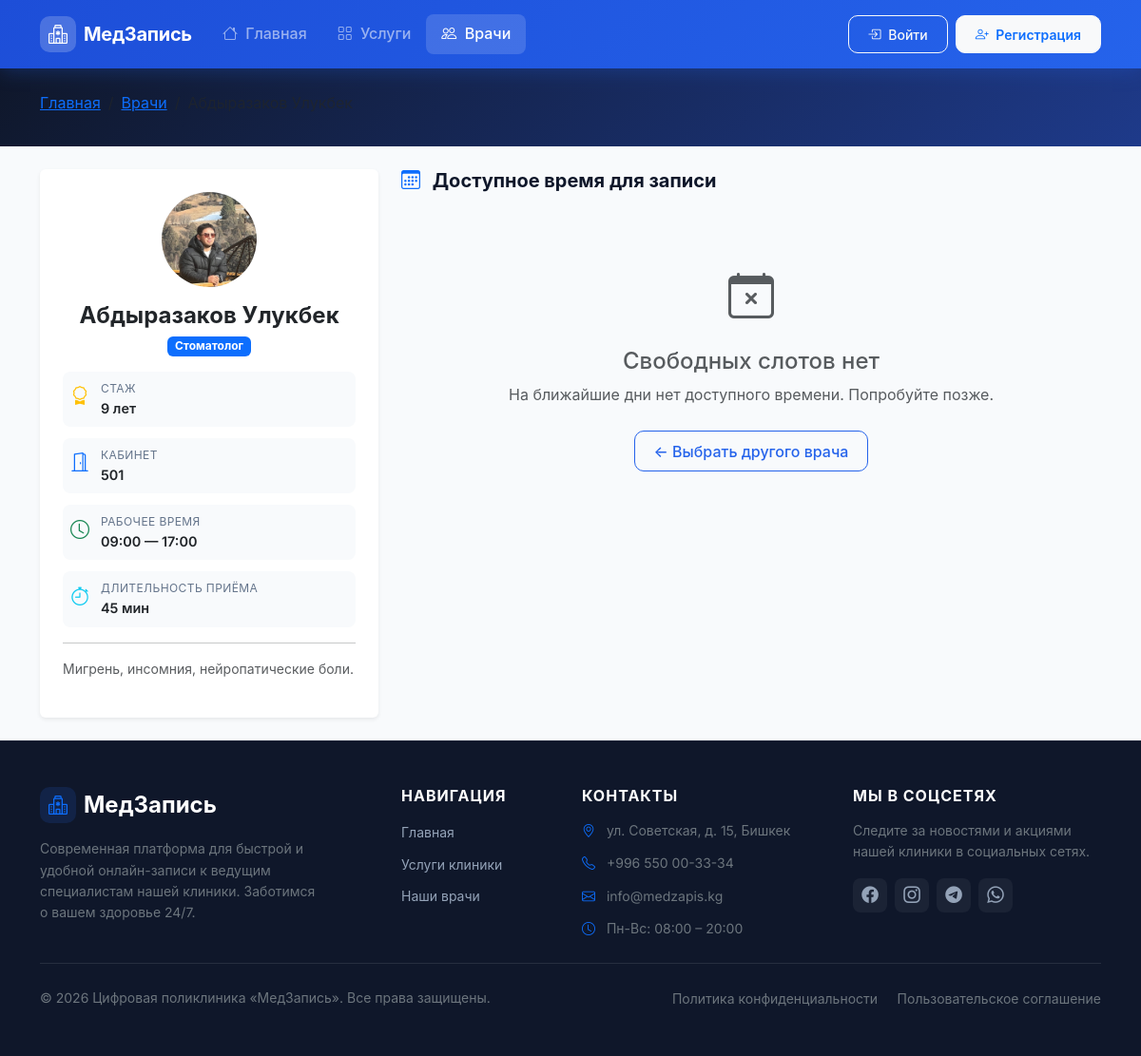
The page /specialists/8/ on the database as committed earlier.
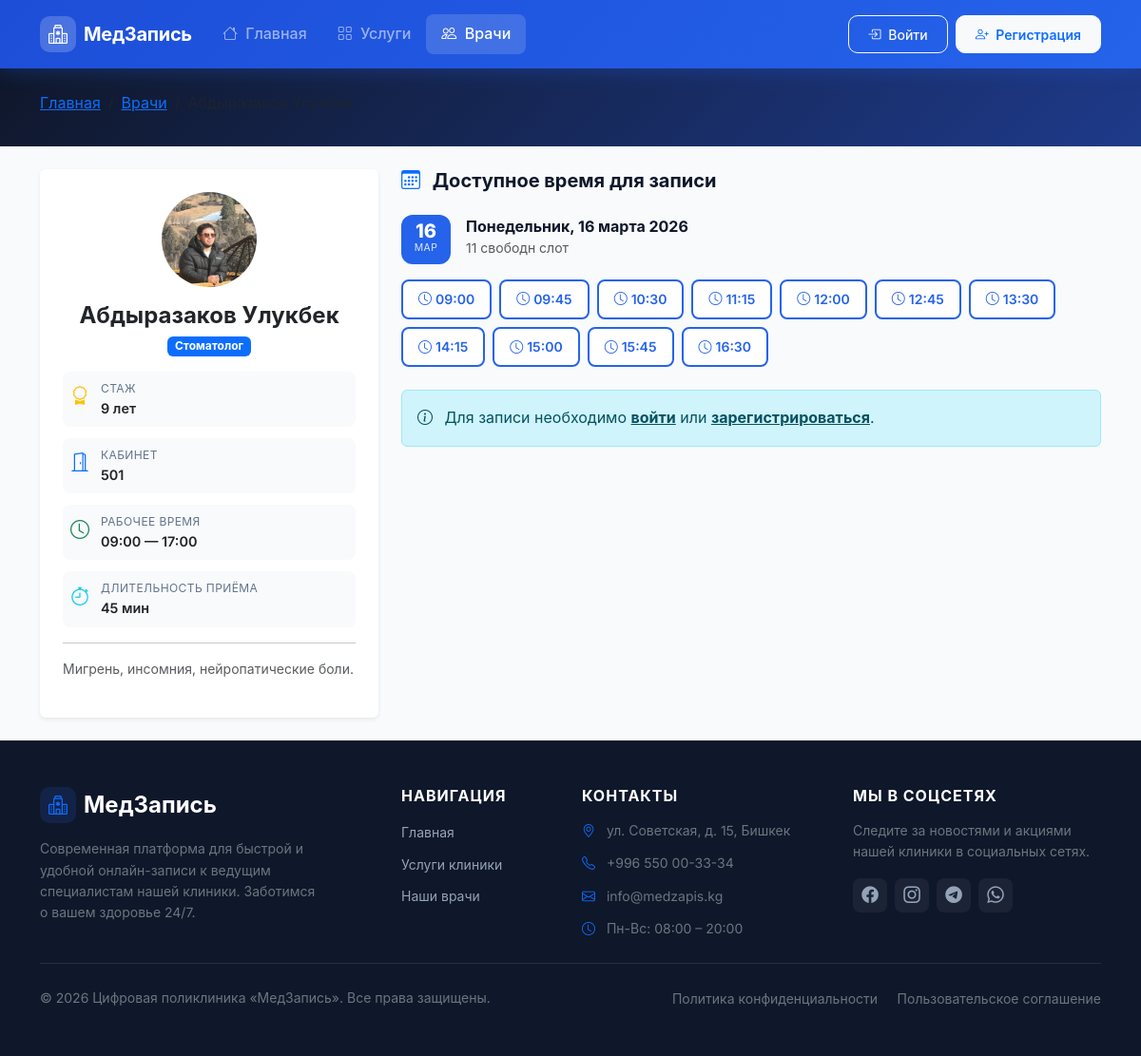
The same page on the database as committed later.
### queue_app/models.py (models this page shows, shortened)
class Specialist(models.Model):
    first_name = models.CharField(max_length=50, verbose_name='Имя')
    last_name = models.CharField(max_length=50, verbose_name='Фамилия')
    middle_name = models.CharField(max_length=50, blank=True, verbose_name='Отчество')
    service = models.ForeignKey(
        Service,
        on_delete=models.CASCADE,
        related_name='specialists',
        verbose_name='Специализация'
    )
    bio = models.TextField(blank=True, verbose_name='Биография / О враче')
    experience_years = models.PositiveIntegerField(default=0, verbose_name='Стаж (лет)')
    photo = models.ImageField(
        upload_to='specialists/',
        blank=True,
        null=True,
        verbose_name='Фото'
    )
    cabinet = models.CharField(max_length=20, blank=True, verbose_name='Кабинет')
    work_start = models.TimeField(default='09:00', verbose_name='Начало рабочего дня')
    work_end = models.TimeField(default='18:00', verbose_name='Конец рабочего дня')
    is_active = models.BooleanField(default=True, verbose_name='Активен')
    created_at = models.DateTimeField(auto_now_add=True)
    class Meta:
        verbose_name = 'Специалист'
        verbose_name_plural = 'Специалисты'
        ordering = ['last_name', 'first_name']
    def get_full_name(self):
        parts = [self.last_name, self.first_name]
        if self.middle_name:
            parts.append(self.middle_name)
        return ' '.join(parts)

class Service(models.Model):
    name = models.CharField(max_length=100, verbose_name='Название услуги')
    description = models.TextField(blank=True, verbose_name='Описание')
    icon = models.CharField(
        max_length=50,
        default='bi-heart-pulse',
        verbose_name='Bootstrap иконка',
        help_text='Например: bi-heart-pulse, bi-bandaid, bi-clipboard2-pulse'
    )
    duration_minutes = models.PositiveIntegerField(
        default=30,
        verbose_name='Длительность приёма (мин)'
    )
    is_active = models.BooleanField(default=True, verbose_name='Активна')
    created_at = models.DateTimeField(auto_now_add=True)
    class Meta:
        verbose_name = 'Услуга'
        verbose_name_plural = 'Услуги'
        ordering = ['name']

class TimeSlot(models.Model):
    specialist = models.ForeignKey(
        Specialist,
        on_delete=models.CASCADE,
        related_name='time_slots',
        verbose_name='Специалист'
    )
    date = models.DateField(verbose_name='Дата')
    time = models.TimeField(verbose_name='Время')
    is_available = models.BooleanField(default=True, verbose_name='Доступен')
    class Meta:
        verbose_name = 'Временной слот'
        verbose_name_plural = 'Временные слоты'
        ordering = ['date', 'time']
        unique_together = ('specialist', 'date', 'time')

### queue_app/views.py (the view)
# urls.py: path('specialists/<int:specialist_id>/', views.specialist_detail_view, name='specialist_detail'),
def specialist_detail_view(request, specialist_id):
    specialist = get_object_or_404(Specialist, pk=specialist_id, is_active=True)
    today = timezone.now().date()
    available_slots = TimeSlot.objects.filter(
        specialist=specialist,
        is_available=True,
        date__gte=today
    ).order_by('date', 'time')
    slots_by_date = {}
    for slot in available_slots:
        date_key = slot.date
        if date_key not in slots_by_date:
            slots_by_date[date_key] = []
        slots_by_date[date_key].append(slot)
    return render(request, 'queue_app/specialist_detail.html', {
        'specialist': specialist,
        'slots_by_date': slots_by_date,
        'today': today,
    })

### templates/queue_app/specialist_detail.html (shortened to what this page needs)
{% extends 'base.html' %}
{% block content %}
<div class="page-header py-4">
    <div class="container">
        <nav aria-label="breadcrumb">
            <ol class="breadcrumb mb-2">
                <li class="breadcrumb-item"><a href="{% url 'home' %}">Главная</a></li>
                <li class="breadcrumb-item"><a href="{% url 'specialists' %}">Врачи</a></li>
                <li class="breadcrumb-item active">{{ specialist.get_full_name }}</li>
            </ol>
        </nav>
    </div>
</div>
<div class="container py-4">
    <div class="row g-4">
        <div class="col-lg-4 sticky-top align-self-start" style="top: 100px; z-index: 10;">
            <div class="specialist-profile card border-0 shadow-sm">
                <div class="card-body p-4 text-center">
                    <div class="specialist-avatar-lg mx-auto mb-3">
                        {% if specialist.photo %}
                        <img src="{{ specialist.photo.url }}" alt="{{ specialist.get_full_name }}">
                        {% else %}
                        <i class="bi bi-person-fill"></i>
                        {% endif %}
                    </div>
                    <h1 class="h4 fw-bold mb-1">{{ specialist.get_full_name }}</h1>
                    <span class="badge bg-primary mb-3">{{ specialist.service.name }}</span>
                    <div class="profile-details text-start">
                        {% if specialist.experience_years %}
                        <div class="profile-detail-item">
                            <i class="bi bi-award text-warning"></i>
                            <div>
                                <div class="label">Стаж</div>
                                <div class="value">{{ specialist.experience_years }} лет</div>
                            </div>
                        </div>
                        {% endif %}
                        {% if specialist.cabinet %}
                        <div class="profile-detail-item">
                            <i class="bi bi-door-open text-primary"></i>
                            <div>
                                <div class="label">Кабинет</div>
                                <div class="value">{{ specialist.cabinet }}</div>
                            </div>
                        </div>
                        {% endif %}
                        <div class="profile-detail-item">
                            <i class="bi bi-clock text-success"></i>
                            <div>
                                <div class="label">Рабочее время</div>
                                <div class="value">{{ specialist.work_start|time:"H:i" }} — {{ specialist.work_end|time:"H:i" }}</div>
                            </div>
                        </div>
                        <div class="profile-detail-item">
                            <i class="bi bi-stopwatch text-info"></i>
                            <div>
                                <div class="label">Длительность приёма</div>
                                <div class="value">{{ specialist.service.duration_minutes }} мин</div>
                            </div>
                        </div>
                    </div>
                    {% if specialist.bio %}
                    <hr>
                    <p class="text-muted small text-start">{{ specialist.bio }}</p>
                    {% endif %}
                </div>
            </div>
        </div>
        <div class="col-lg-8">
            <h2 class="h5 fw-bold mb-4">
                <i class="bi bi-calendar3 me-2 text-primary"></i>
                Доступное время для записи
            </h2>
            {% if slots_by_date %}
            {% for date, slots in slots_by_date.items %}
            <div class="date-group mb-4">
                <div class="date-header mb-3">
                    <div class="date-badge">
                        <span class="date-day">{{ date|date:"d" }}</span>
                        <span class="date-month">{{ date|date:"M" }}</span>
                    </div>
                    <div class="date-info">
                        <h3 class="h6 fw-bold mb-0">{{ date|date:"l, d E Y" }}</h3>
                        <small class="text-muted">{{ slots|length }} свободн{{ slots|length|pluralize:"ый,ых,ых" }}
                            слот{{ slots|length|pluralize:",,а,ов" }}</small>
                    </div>
                </div>
                <div class="time-slots-grid">
                    {% for slot in slots %}
                    <a href="{% if user.is_authenticated %}{% url 'booking' slot.id %}{% else %}{% url 'login' %}?next={% url 'booking' slot.id %}{% endif %}"
                        class="time-slot-btn">
                        <i class="bi bi-clock me-1"></i>
                        {{ slot.time|time:"H:i" }}
                    </a>
                    {% endfor %}
                </div>
            </div>
            {% endfor %}
            {% if not user.is_authenticated %}
            <div class="alert alert-info mt-3">
                <i class="bi bi-info-circle me-2"></i>
                Для записи необходимо <a href="{% url 'login' %}" class="alert-link">войти</a> или
                <a href="{% url 'register' %}" class="alert-link">зарегистрироваться</a>.
            </div>
            {% endif %}
            {% else %}
            <div class="empty-state text-center py-5">
                <i class="bi bi-calendar-x text-muted" style="font-size:3rem;"></i>
                <h4 class="text-muted mt-3">Свободных слотов нет</h4>
                <p class="text-muted">На ближайшие дни нет доступного времени. Попробуйте позже.</p>
                <a href="{% url 'specialists' %}" class="btn btn-outline-primary mt-2">
                    ← Выбрать другого врача
                </a>
            </div>
            {% endif %}
        </div>
    </div>
</div>
{% endblock %}

Rows that differ between the two databases and show on the page:
added TimeSlot: date "16", date "МАР", date "Понедельник, 16 марта 2026", slots "11", time "09:00"
added TimeSlot: time "09:45", shown under "16"
added TimeSlot: time "10:30", shown under "16"
added TimeSlot: time "11:15", shown under "16"
added TimeSlot: time "12:00", shown under "16"
added TimeSlot: time "12:45", shown under "16"
added TimeSlot: time "13:30", shown under "16"
added TimeSlot: time "14:15", shown under "16"
added TimeSlot: time "15:00", shown under "16"
added TimeSlot: time "15:45", shown under "16"
added TimeSlot: time "16:30", shown under "16"
Other text that changed with them:
text no longer shown: "Свободных слотов нет На ближайшие дни нет доступного времени. Попробуйте позже. ← Выбрать другого врача"
text now shown: "Для записи необходимо войти или зарегистрироваться ."
